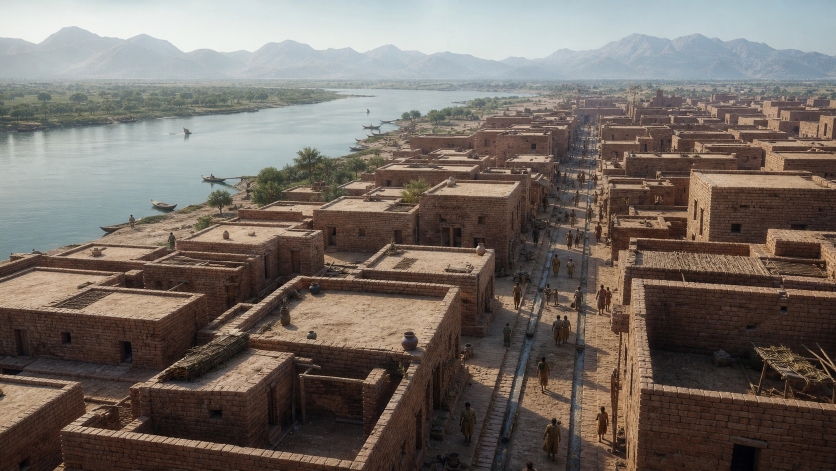
#> input picture film/part2-inputs/city.jpg, 1672 x 941 px, given in place of life.jpg, which was not available (shown at 1/2 size)
$ python documentary_trailer.py part2-inputs/city.jpg
#> lines starting #> are read from the running program, lines starting #| are printed output that depends on the picture
"""70-second continuation. AI plates + procedural environmental animation, not live-action.
Reproduce: python film/part2.py; review frames: python film/part2.py --stills
"""
from documentary_objects import DocumentaryObjects
from pathlib import Path
import sys,json,subprocess,wave
import cv2,numpy as np
from PIL import Image,ImageDraw,ImageFont,ImageOps
import imageio_ffmpeg
R=Path(__file__).resolve().parent;I=R/'part2-inputs';T=R/'render';T.mkdir(exist_ok=True)
W,H,FPS,D=1280,720,24,70;SR=48000
cv2.setNumThreads(2)
SHOTS=[(0,4,'ocean','EARTH / A WORLD WITHOUT LIFE'),(4,8,'underwater','BENEATH THE SURFACE'),(8,12.5,'life','LIFE FINDS A WAY'),(12.5,17,'underwater','FROM CHEMISTRY TO BIOLOGY'),(17,22.3,'humans','THE HUMAN STORY'),(22.3,27,'city','CIVILIZATIONS RISE'),(27,32,'philosophy','EXISTENCE. CONSCIOUSNESS.'),(32,36,'manuscript','A COSMOS TO UNDERSTAND'),(36,40,'observatory','OBSERVING THE UNIVERSE'),(40,44,'evidence','EVIDENCE. MATHEMATICS. OBSERVATION.'),(44,48,'universe','ACROSS TIME'),(48,51,'ocean','THE ORIGIN OF LIFE'),(51,54,'humans','EVOLUTION'),(54,57,'city','CIVILIZATION'),(57,60,'philosophy','THE SEARCH FOR GOD'),(60,63,'eye','OUR PLACE IN THE UNIVERSE'),(63,70,'universe','THE SEARCH FOR TRUTH')]
VO=[(1,'voice-01.wav'),(23,'voice-02.wav'),(36,'voice-03.wav'),(44,'voice-04.wav'),(60,'voice-05.wav')]
plates={k:np.array(ImageOps.fit(Image.open(I/f'{k}.jpg').convert('RGB'),(1536,864))) for k in {s[2] for s in SHOTS}}
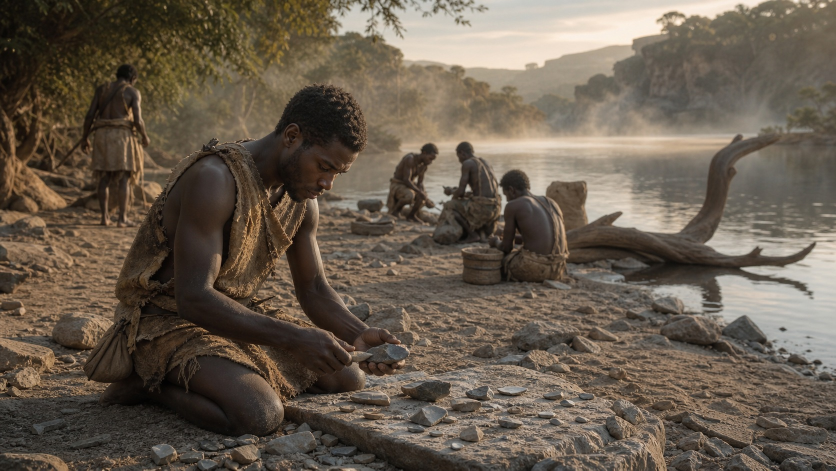
#> input picture film/part2-inputs/humans.jpg, 1672 x 941 px (shown at 1/2 size)
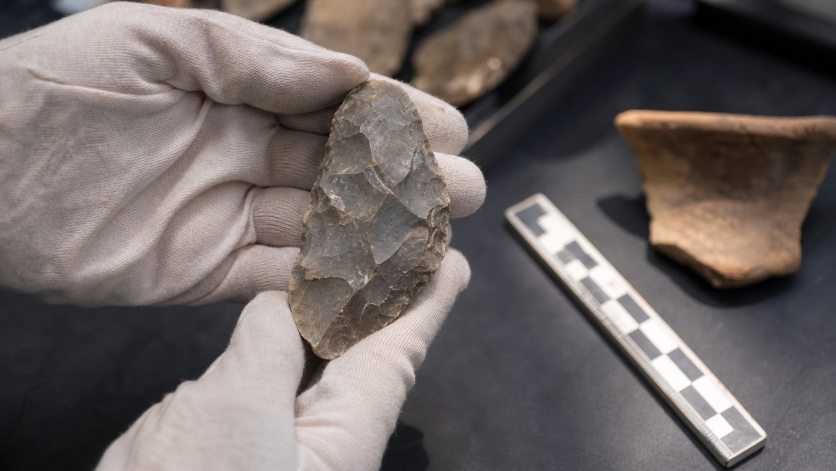
#> input picture film/part2-inputs/evidence.jpg, 1672 x 941 px, given in place of manuscript.jpg, which was not available (shown at 1/2 size)
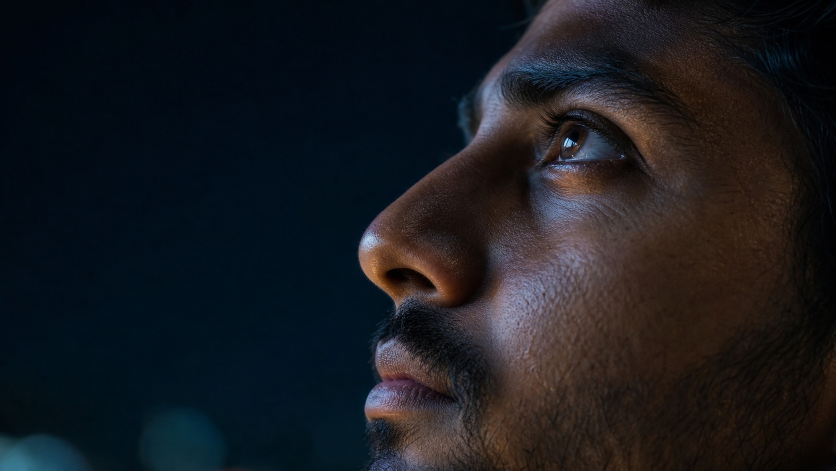
#> input picture film/part2-inputs/eye.jpg, 1672 x 941 px (shown at 1/2 size)
#> (the run stopped early here; a loop or call above may not have finished)
